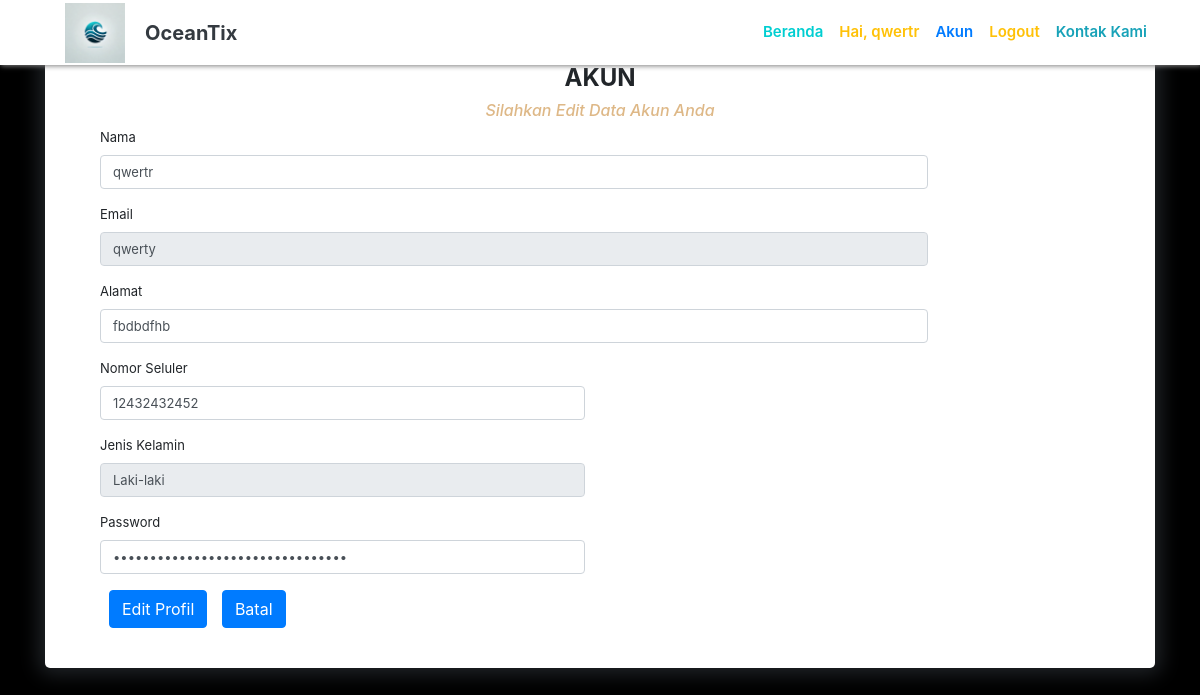
/profil_user.php (signed in), run on the app's committed database.
### tables this page shows
CREATE TABLE `detailuser` (
  `id_detail_user` int(11) NOT NULL AUTO_INCREMENT,
  `userID` int(11) NOT NULL,
  `nama` varchar(30) NOT NULL,
  `alamat` varchar(50) NOT NULL,
  `noTelp` varchar(30) NOT NULL,
  `jenis_kelamin` varchar(30) NOT NULL,
  PRIMARY KEY (`id_detail_user`),
  KEY `id_pengguna` (`userID`)
);

CREATE TABLE `user` (
  `userID` int(11) NOT NULL AUTO_INCREMENT,
  `email` varchar(25) DEFAULT NULL,
  `password` varchar(255) DEFAULT NULL,
  `tingkatan_user` enum('admin','user','','') NOT NULL,
  PRIMARY KEY (`userID`)
);

### profil_user.php (the view, shortened to what this page needs)
<?php
require 'function.php';
$email = $_SESSION['email'];
$query = mysqli_query($koneksi, "SELECT nama, email, alamat,noTelp, jenis_kelamin, password FROM user INNER JOIN detailuser ON detailuser.userID = user.userID WHERE email = '$email'");
$user = mysqli_fetch_assoc($query);
?>
<!DOCTYPE html>
<html lang="eng">
<head>
    <link rel="stylesheet" type="text/css" href="assets/css/bootstrap.min.css">
    <link rel="stylesheet" type="text/css" href="assets/profil.css">
</head>
<body>
<?php include 'layout/navbar.php' ?>
    <div class="container">
    <div class="warna">
    <h4 class="text-center"><strong>AKUN</strong></h4>
    <h6  class="text-center" style="color:burlywood; font-style:italic";>Silahkan Edit Data Akun Anda</h6>
    <form action="" id="edit" method="POST">
    <div class="row>">
        <div class="col-md-10">
            <div class="form-group">
            <label>Nama</label>
            <input type="text" name="nama" class="form-control" id="nama" value="<?= $user['nama']; ?> " required autocomplete="off">
            </div>
        </div>
    </div>
    <div class="row>">
        <div class="col-md-10">
            <div class="form-group">
            <label>Email</label>
            <input type="text" name="email" class="form-control" id="email" readonly value="<?=$user['email'];?>">
            </div>
        </div>
    </div>
    <div class="row>">
        <div class="col-md-10">
            <div class="form-group">
            <label>Alamat</label>
            <input type="text" name="alamat" class="form-control" id="alamat" value="<?=$user['alamat'];?>"required autocomplete="off">
            </div>
        </div>
    </div>
    <div class="row>">
        <div class="col-md-6">
            <div class="form-group">
            <label>Nomor Seluler</label>
            <input type="number" name="noTelp" class="form-control" id="noTelp" value="<?=$user['noTelp'];?>"required autocomplete="off">
            </div>
        </div>
    </div>
    <div class="row>">
        <div class="col-md-6">
            <div class="form-group">
            <label>Jenis Kelamin</label>
            <input type="text" name="jenis_kelamin" class="form-control" id="jenis_kelamin" readonly value="<?=$user['jenis_kelamin'];?>">
            </div>
        </div>
    </div>
    <div class="row>">
        <div class="col-md-6">
            <div class="form-group">
            <label>Password</label>
            <input type="password" name="password" class="form-control" id="password" value="<?=$user['password'];?>"required autocomplete="off">
            </div>
        </div>
    </div>
    <input type="submit" name="edit_user" id="edit" class="btn btn-primary ml-4 mb -3" value="Edit Profil">
    &nbsp;&nbsp;&nbsp;<a href="index.php" class="btn btn-primary">Batal</a></td>
</div>
</div>
</body>
</html>

### assets/profil.css (style rules this page uses)
body { background-color: rgb(0, 0, 0); background-position:center center; background-size:1550px 790px; }
.warna { font-size:13px; window: 40%; background-color:white; box-shadow: 0px 0px 20px 6px; border-radius:5px; height:auto; max-resolution: top 30%; max-resolution: left 50%; max-resolution: bottom 30%; padding:40px; }
input::placeholder { font-size:13px; }
.form-control { font-size:13px; }

### data on the page
detailuser: nama "qwertr", email "qwerty", alamat "fbdbdfhb", noTelp "12432432452", jenis_kelamin "Laki-laki"

### other printed values
$nama "qwertr"
